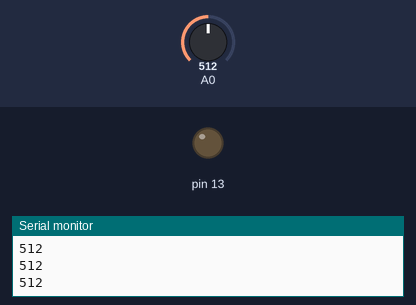
The sketch below on a simulated Arduino Uno, built with avr-gcc and run on an emulated ATmega328P. Shown: output pins drawn as LEDs (lit = HIGH), the last lines printed to the serial monitor. Inputs (shaded band) come from the test bench; at power-on: A0 = 512.

Above: at 1.2 s.
1.3 s: A0 set to 586
2.8 s: A0 set to 609
At 3.8 s:
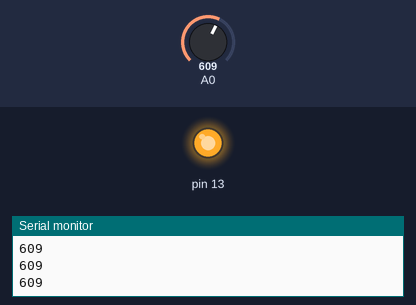
4.5 s: A0 set to 590
At 5.3 s:
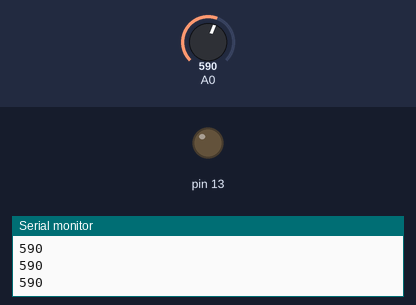
6.3 s: A0 set to 610
At 7.9 s:
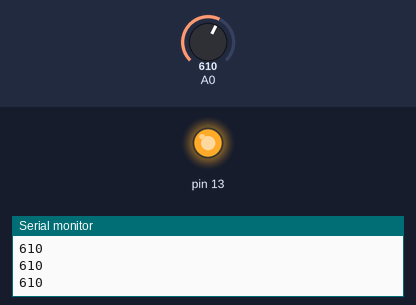
Timing chart, 0 to 9.1 s (numbered marks = the images above; inputs shaded):
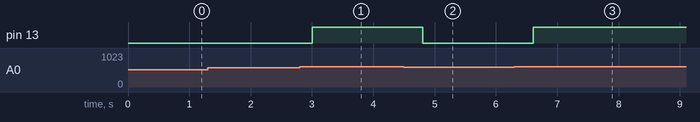

Measured:
- the behaviour switches between 600 and 601 on A0 (found by bisection; images 0 and 1)
- after the input at 2.8 s, pin 13: LOW → HIGH after 0.20 s
- after the input at 4.5 s, pin 13: HIGH → LOW after 0.31 s
- after the input at 6.3 s, pin 13: LOW → HIGH after 0.31 s

The sketch:

CODING.ino
```cpp
void setup() {
  // put your setup code here, to run once:
pinMode(13,OUTPUT);
Serial.begin(9600);

}

void loop() {

  // put your main code here, to run repeatedly:
int d=analogRead(A0);
Serial.println(d);
delay(200);
if(d>600)
{
digitalWrite(13,HIGH);
}
else
{
  digitalWrite(13,LOW);
}

}
```
